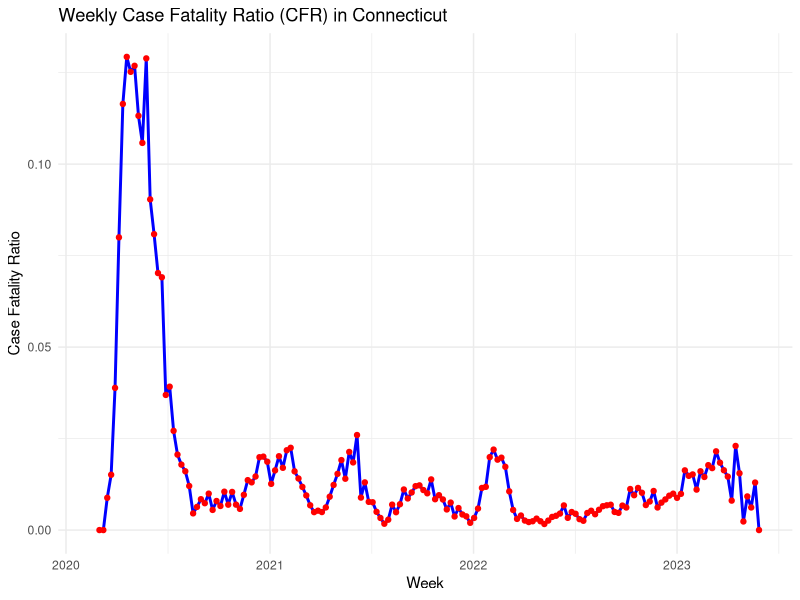
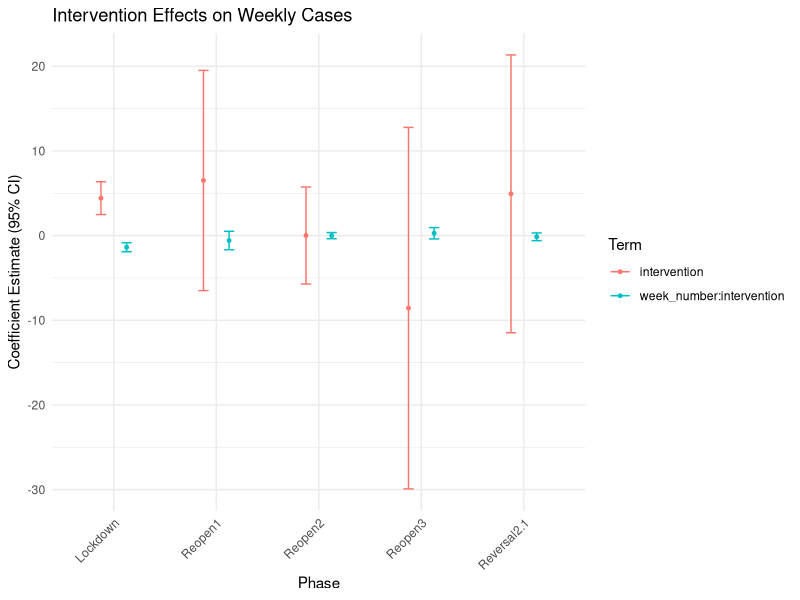
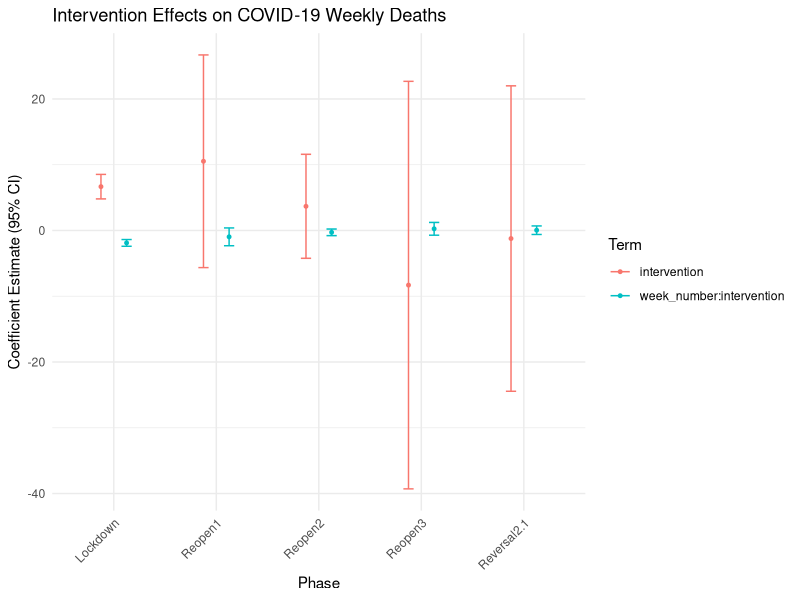
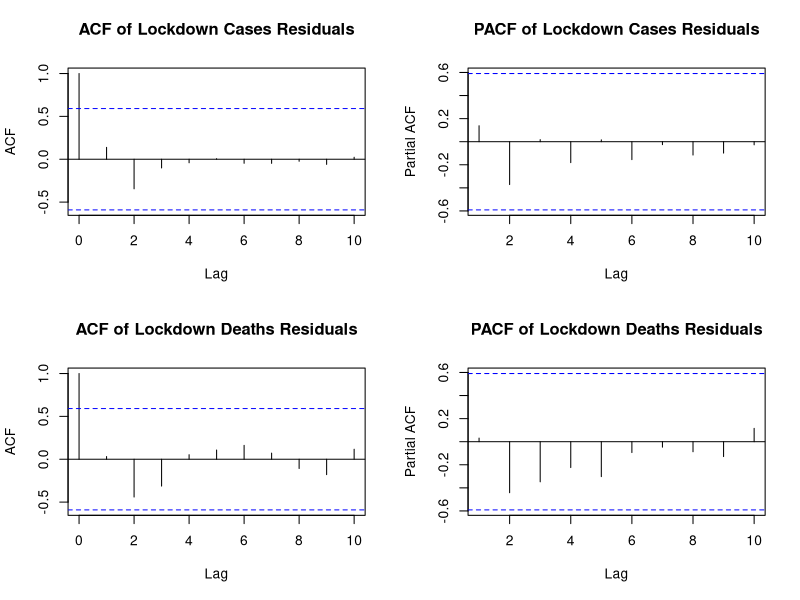
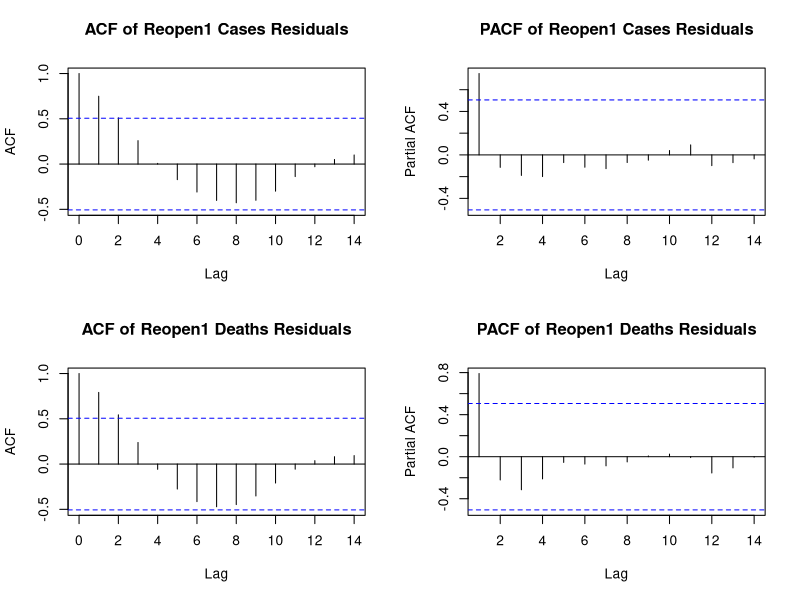
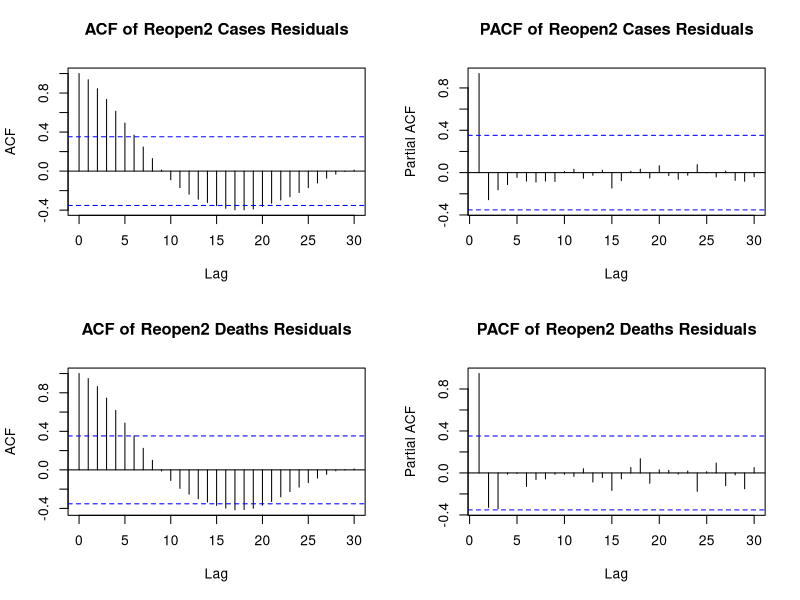
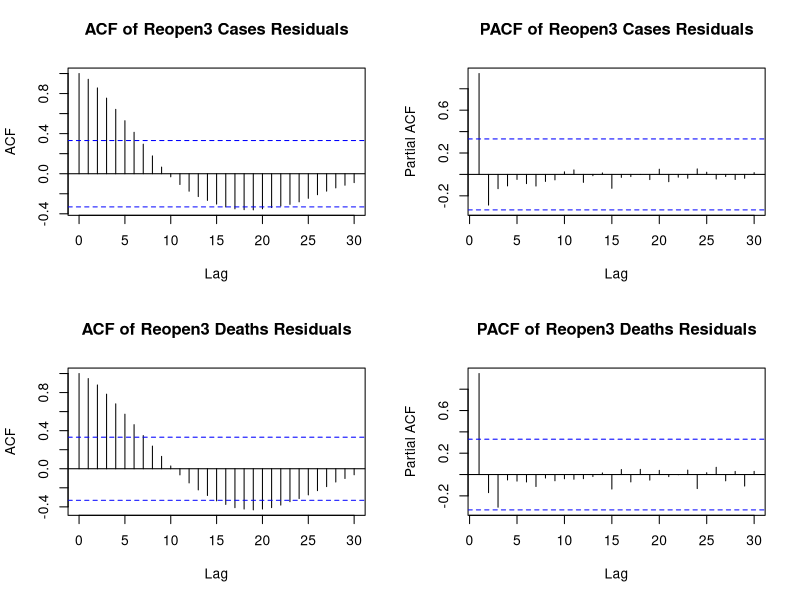
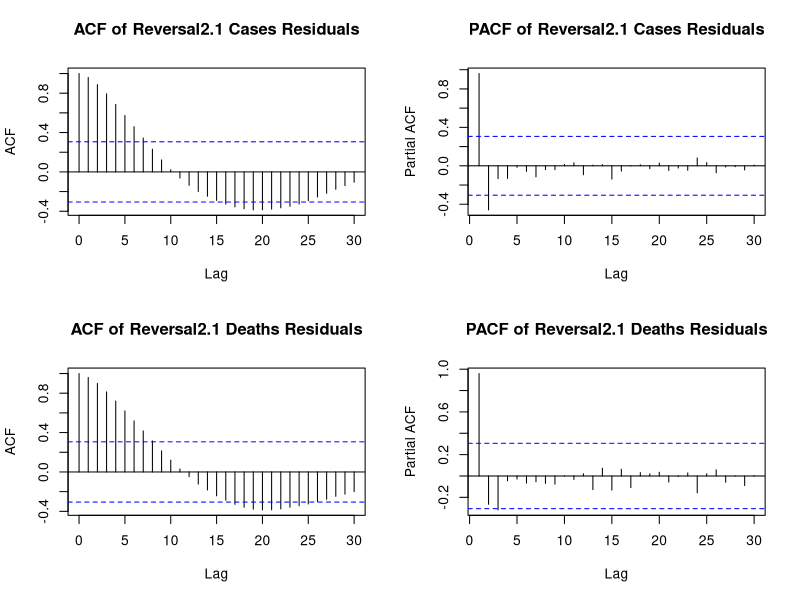

Generate these figures, in order, with R:
## ---- chunk 1
library(tidyverse)
library(lubridate)
library(zoo)
library(segmented)  # For breakpoints in time series
library(broom)      
## ---- chunk 2
setwd("/Users/tianluoyi/Desktop/yale/25 Spring/Practice")

ct_covid <- read_csv("covid19_ct.csv") %>%
  mutate(date = as.Date(date))  # Ensure date is in Date format

# Aggregate data by week
ct_covid_weekly <- ct_covid %>%
  mutate(week = floor_date(date, "week")) %>%
  group_by(week) %>%
  summarise(weekly_cases = sum(cases, na.rm = TRUE),
            weekly_deaths = sum(deaths, na.rm = TRUE)) %>%
  ungroup()

# Compute the Case Fatality Ratio (CFR)
ct_covid_weekly <- ct_covid_weekly %>%
  mutate(cfr = weekly_deaths / weekly_cases)

# Plot the CFR over time
ggplot(ct_covid_weekly, aes(x = week, y = cfr)) +
  geom_line(color = "blue", size = 1) +
  geom_point(color = "red") +
  labs(title = "Weekly Case Fatality Ratio (CFR) in Connecticut",
       x = "Week",
       y = "Case Fatality Ratio") +
  theme_minimal()

## ---- chunk 3
ct_covid_weekly = ct_covid_weekly[4:108,]

ct_covid_weekly <- ct_covid_weekly %>%
  mutate(week_number = as.numeric(difftime(week, min(week), units = "weeks")))

# Updated function with a 1-week lag
prepare_phase <- function(data, start_date, next_start_date) {
  data %>%
    filter(week < next_start_date) %>%
    mutate(
      # Apply intervention one week later than the actual start
      intervention = ifelse(week >= (start_date + 7), 1, 0)
    )
}

# Redefine the phases list using the lagged intervention
phases <- list(
  Lockdown  = prepare_phase(ct_covid_weekly, as.Date("2020-03-23"), as.Date("2020-05-20")),
  Reopen1   = prepare_phase(ct_covid_weekly, as.Date("2020-05-20"), as.Date("2020-06-17")),
  Reopen2   = prepare_phase(ct_covid_weekly, as.Date("2020-06-17"), as.Date("2020-10-08")),
  Reopen3   = prepare_phase(ct_covid_weekly, as.Date("2020-10-08"), as.Date("2020-11-06")),
  Reversal2.1  = prepare_phase(ct_covid_weekly, as.Date("2020-11-06"), as.Date("2020-12-14"))
)

library(nlme)

# ITS model fitting function
fit_its_models <- function(data) {
  list(
    cases_model = gls(log(weekly_cases+1) ~ week_number + intervention + week_number * intervention,
                      correlation = corAR1(form = ~ week_number), data = data),
    deaths_model = gls(log(weekly_deaths+1) ~ week_number + intervention + week_number * intervention,
                       correlation = corAR1(form = ~ week_number), data = data)
  )
}

# Fit models with lagged intervention
models <- lapply(phases, fit_its_models)

# Summaries
cases_summaries <- lapply(models, function(m) summary(m$cases_model))
deaths_summaries <- lapply(models, function(m) summary(m$deaths_model))

# Print results
cases_summaries
deaths_summaries

## ---- chunk 4
library(dplyr)
library(ggplot2)
library(nlme)

# Step 1: Extract coefficients + CIs for selected terms
extract_ci_manual <- function(model, phase_name) {
  coefs <- summary(model)$tTable
  est <- coefs[c("intervention", "week_number:intervention"), "Value"]
  se <- coefs[c("intervention", "week_number:intervention"), "Std.Error"]
  term <- names(est)
  lower <- est - 1.96 * se
  upper <- est + 1.96 * se
  data.frame(
    Phase = phase_name,
    Term = term,
    Estimate = est,
    Lower = lower,
    Upper = upper
  )
}

# Step 2: Apply to each phase and combine into a single data frame
cases_coefs <- do.call(rbind, Map(function(m, phase) {
  extract_ci_manual(m$cases_model, phase)
}, models, names(models)))

deaths_coefs <- do.call(rbind, Map(function(m, phase) {
  extract_ci_manual(m$deaths_model, phase)
}, models, names(models)))

# Step 3: Plot
ggplot(cases_coefs, aes(x = Phase, y = Estimate, ymin = Lower, ymax = Upper, color = Term)) +
  geom_point(position = position_dodge(width = 0.5), size = 1) +
  geom_errorbar(width = 0.2, position = position_dodge(width = 0.5)) +
  labs(title = "Intervention Effects on Weekly Cases",
       y = "Coefficient Estimate (95% CI)", x = "Phase") +
  theme_minimal() +
  theme(axis.text.x = element_text(angle = 45, hjust = 1))

ggplot(deaths_coefs, aes(x = Phase, y = Estimate, ymin = Lower, ymax = Upper, color = Term)) +
  geom_point(position = position_dodge(width = 0.5), size = 1) +
  geom_errorbar(width = 0.2, position = position_dodge(width = 0.5)) +
  labs(title = "Intervention Effects on COVID-19 Weekly Deaths",
       y = "Coefficient Estimate (95% CI)", x = "Phase") +
  theme_minimal() +
  theme(axis.text.x = element_text(angle = 45, hjust = 1))

## ---- chunk 5
library(forecast)

# Set up a plotting layout
par(mfrow = c(2, 2))  

# Function to plot ACF and PACF for model residuals
plot_acf_pacf <- function(model, title_prefix) {
  residuals <- residuals(model)
  
  acf(residuals, main = paste("ACF of", title_prefix, "Residuals"), lag.max = 30)
  pacf(residuals, main = paste("PACF of", title_prefix, "Residuals"), lag.max = 30)
}

# Loop through all phases and plot ACF/PACF for both cases and deaths models
for (phase in names(models)) {
  plot_acf_pacf(models[[phase]]$cases_model, paste(phase, "Cases"))
  plot_acf_pacf(models[[phase]]$deaths_model, paste(phase, "Deaths"))
}

# Reset plot layout
par(mfrow = c(1, 1))
